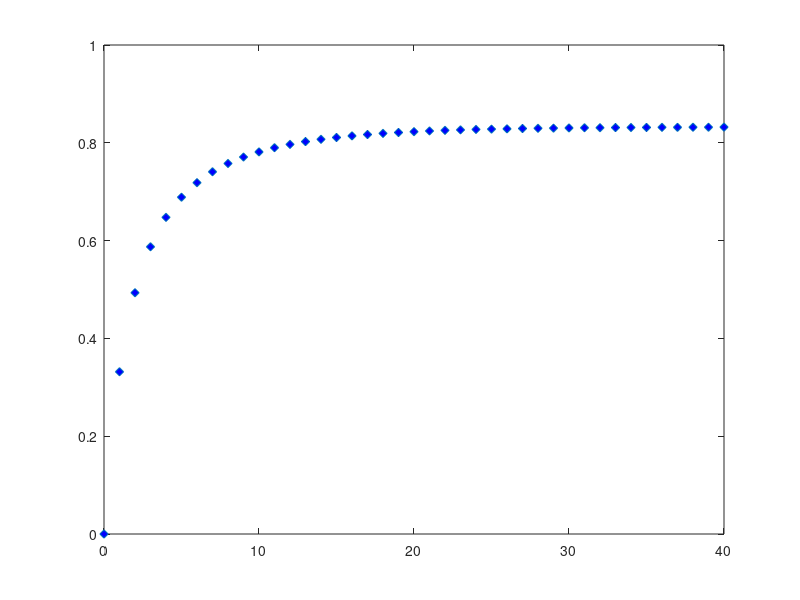

MATLAB code for this plot:
function c_exp = exp_data;
t_exp = [0:1:40];
Cd = [0
    0.3317
    0.4934
    0.5873
    0.6475
    0.6888
    0.7185
    0.7407
    0.7577
    0.7709
    0.7814
    0.7899
    0.7967
    0.8024
    0.8071
    0.8109
    0.8142
    0.8169
    0.8192
    0.8211
    0.8228
    0.8242
    0.8254
    0.8264
    0.8273
    0.8280
    0.8286
    0.8292
    0.8296
    0.8300
    0.8304
    0.8307
    0.8309
    0.8311
    0.8313
    0.8315
    0.8316
    0.8317
    0.8318
    0.8319
    0.8320]
Cd=Cd';
c_exp = Cd;
plot(t_exp,Cd,'d','MarkerFaceColor','blue');
hold on
